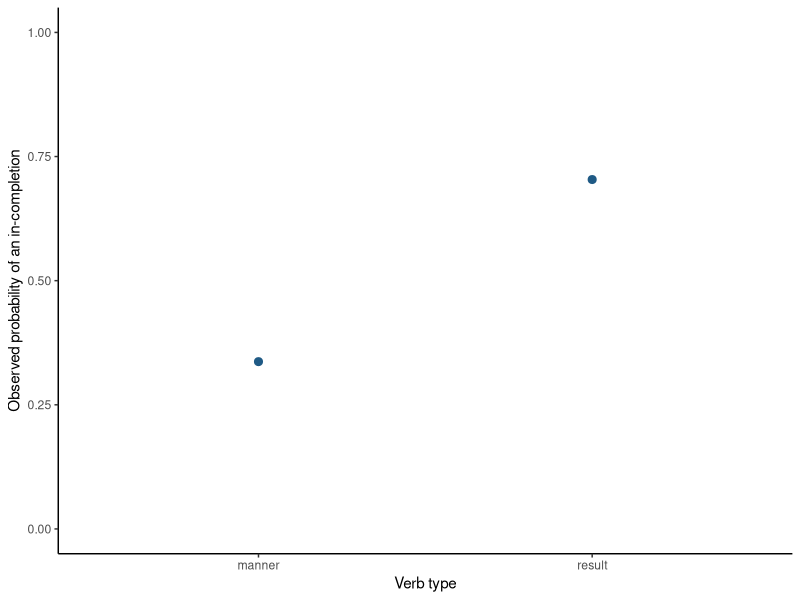

The R script that drew this image:
## ---- chunk 1
#| label: observed-odds
#| echo: true
st <- read.csv("data/supertelicity/supertelicity-cloze.csv")
st$verb_type <- factor(st$verb_type, levels = c("manner", "result"))
summary_table <- aggregate(prep_in ~ verb_type, st, mean)
summary_table$n <- as.integer(table(st$verb_type))
summary_table$successes <- as.integer(aggregate(prep_in ~ verb_type, st, sum)$prep_in)
summary_table$failures <- summary_table$n - summary_table$successes
summary_table$odds <- with(summary_table, prep_in / (1 - prep_in))
summary_table$log_odds <- log(summary_table$odds)
summary_table
## ---- chunk 2
#| label: compare-ratios
#| echo: true
probability_ratio <- summary_table$prep_in[[2L]] / summary_table$prep_in[[1L]]
odds_ratio <- summary_table$odds[[2L]] / summary_table$odds[[1L]]
log_odds_difference <- diff(summary_table$log_odds)
c(probability_ratio = probability_ratio, odds_ratio = odds_ratio,
  exp_log_odds_difference = exp(log_odds_difference))
## ---- chunk 3
#| label: plot-observed-probabilities
#| echo: true
library(ggplot2)
ggplot(summary_table, aes(verb_type, prep_in)) +
  geom_point(size = 2.4, color = "#1F5A85") +
  coord_cartesian(ylim = c(0, 1)) +
  labs(x = "Verb type", y = "Observed probability of an in-completion") +
  theme_classic()
